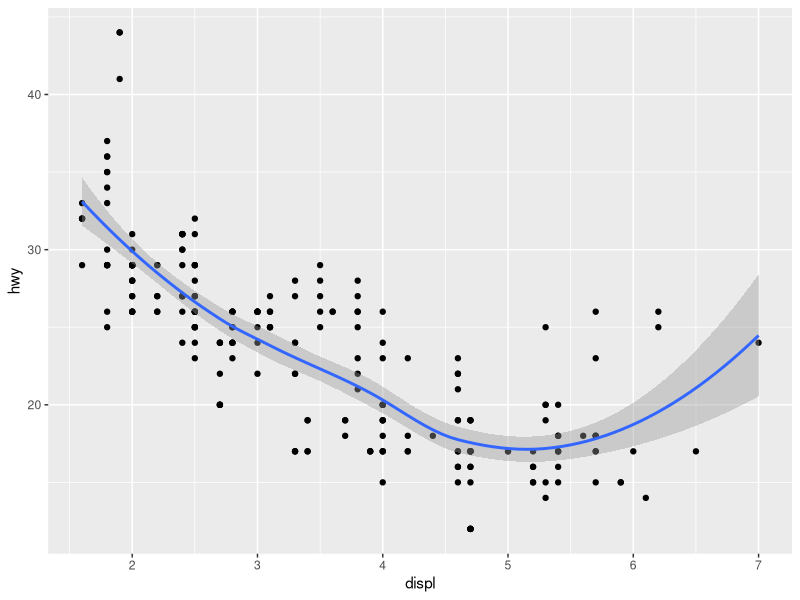
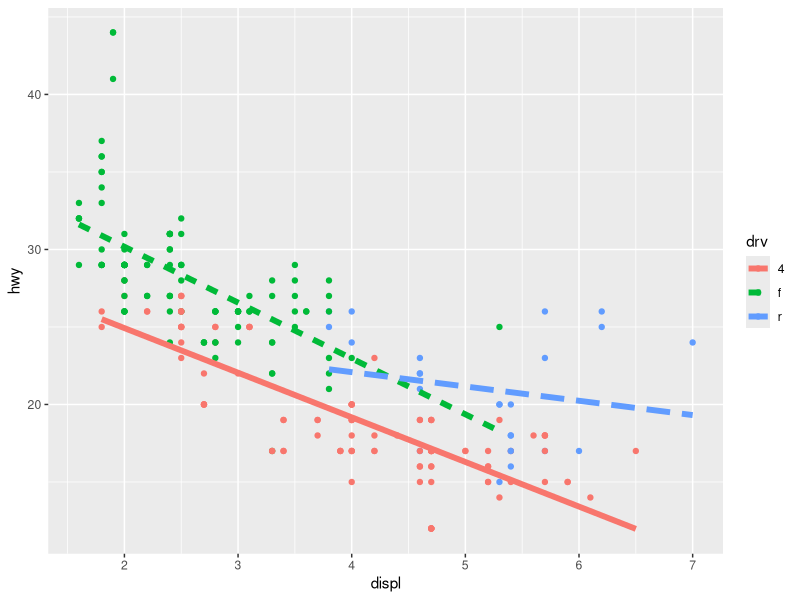
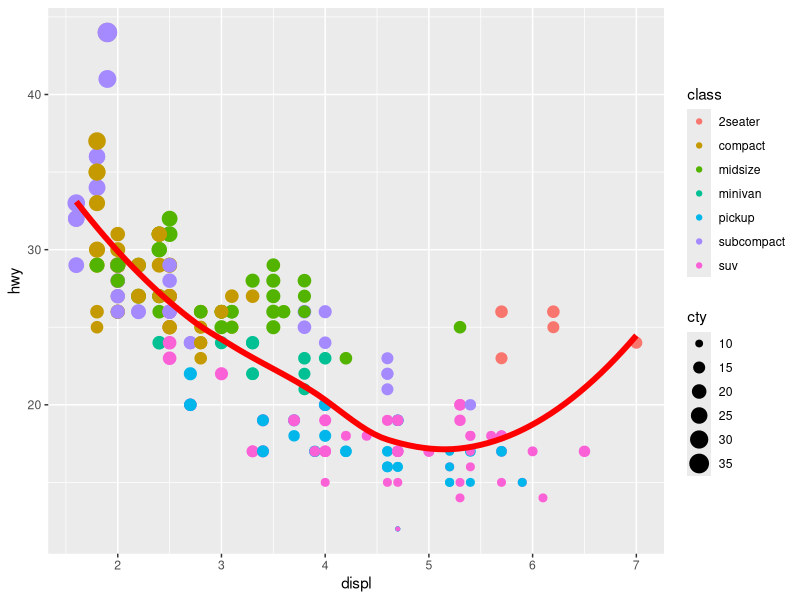
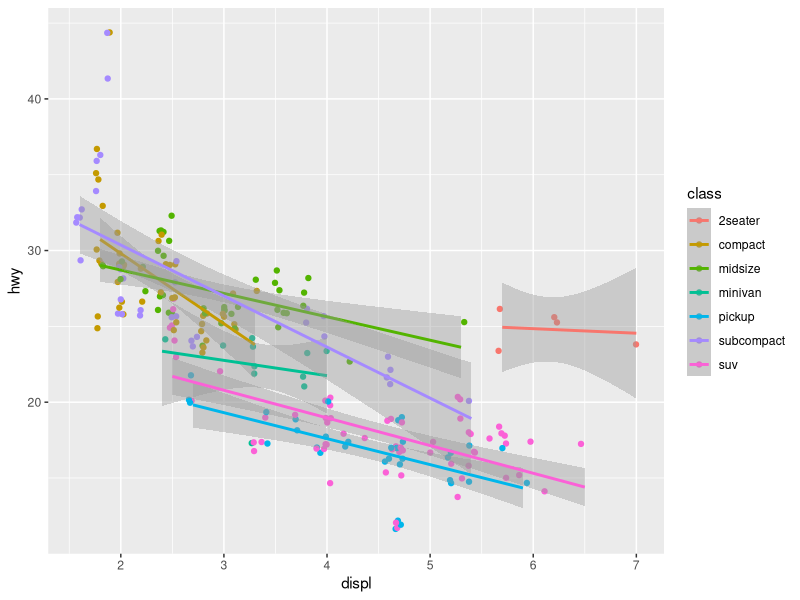
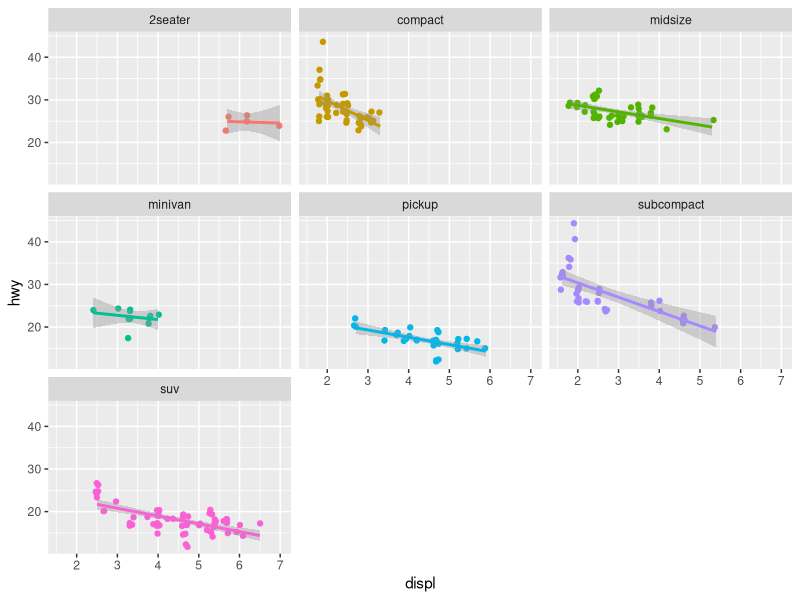
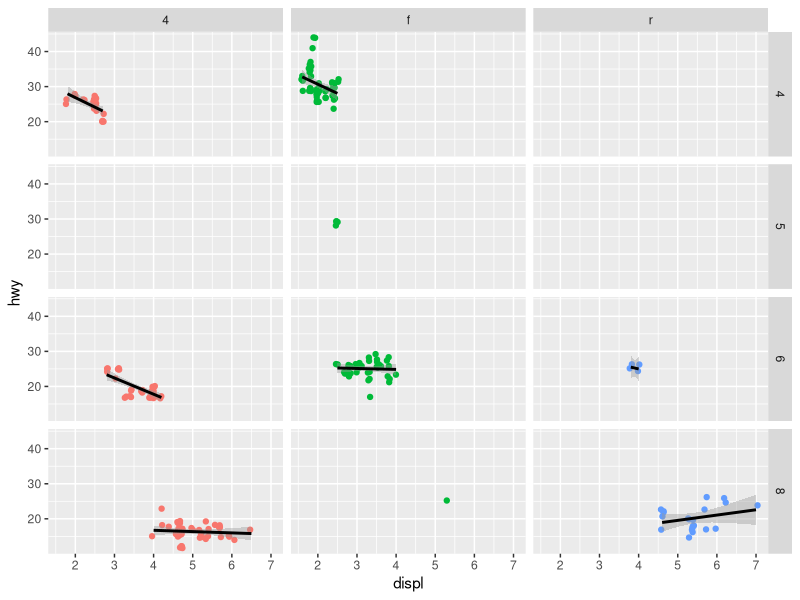
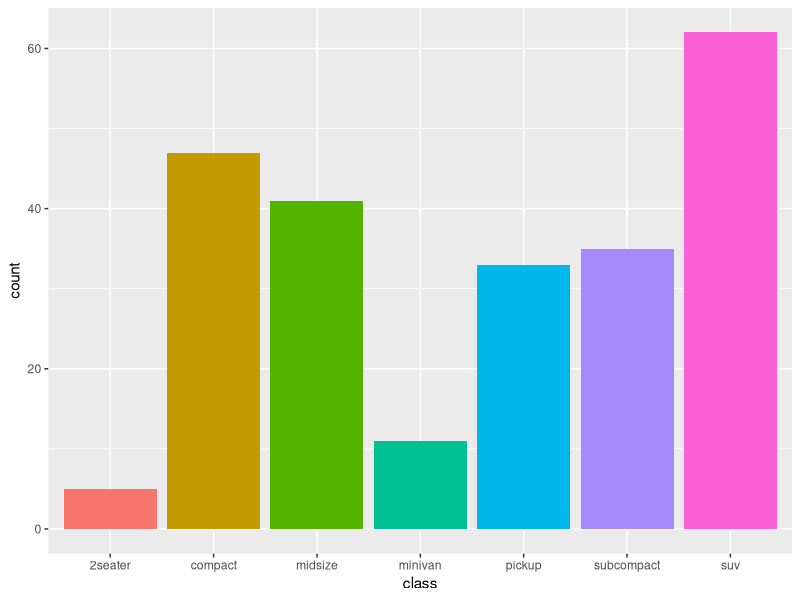
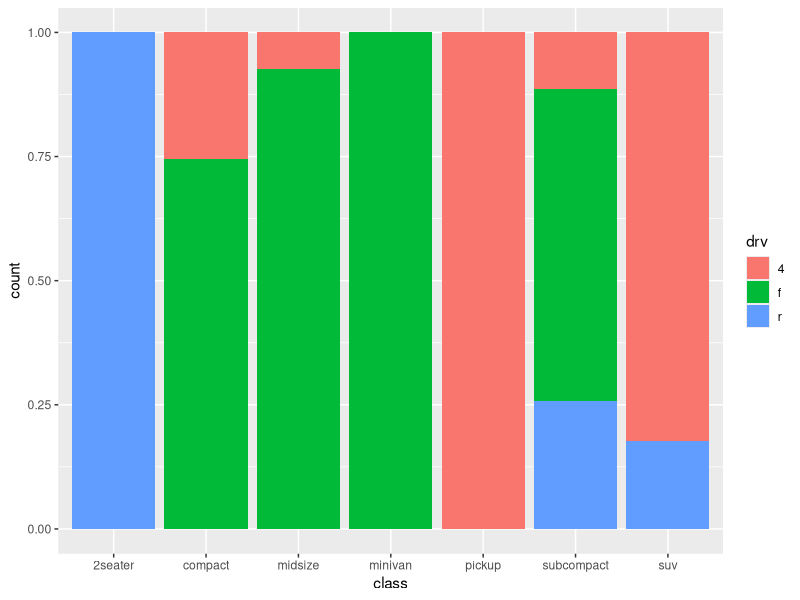

Write the R code that produced these figures, in order.
## ---- chunk 1
knitr::opts_chunk$set(echo = TRUE)
library(tidyverse)
## ---- chunk 2
ggplot(data = mpg, mapping = aes(x = displ, y = hwy)) +
  geom_point() +
  geom_smooth()
## ---- chunk 3
ggplot(data = mpg, mapping = aes(x = displ, y = hwy, color = drv)) +
  geom_point() +
  geom_smooth(mapping = aes(linetype = drv), method = "lm", se = FALSE, size = 2)
## ---- chunk 4
ggplot(data = mpg, mapping = aes(x = displ, y = hwy)) +
  geom_point(mapping = aes(color = class, size = cty)) +
  geom_smooth(se = FALSE, size = 2, color = "red")
## ---- chunk 5
ggplot(data = mpg, mapping = aes(x = displ, y = hwy, color = class)) +
  geom_point(position = "jitter") +
  geom_smooth(method = "lm")
## ---- chunk 6
ggplot(data = mpg, mapping = aes(x = displ, y = hwy, color = class)) +
  geom_point(position = "jitter", show.legend = FALSE) +
  geom_smooth(method = "lm", show.legend = FALSE) +
  facet_wrap(vars(class))
## ---- chunk 7
ggplot(data = mpg, mapping = aes(x = displ, y = hwy, color = drv)) +
  geom_point(position = "jitter", show.legend = FALSE) +
  geom_smooth(method = "lm", show.legend = FALSE, color = "black", size = 1) +
  facet_grid(rows = vars(as.factor(cyl)), cols = vars(drv))
## ---- chunk 8
ggplot(data = mpg, mapping = aes(x = class, fill = class)) +
  geom_bar(show.legend = FALSE)
## ---- chunk 9
ggplot(data = mpg, mapping = aes(x = class, fill = drv)) +
  geom_bar(position = "fill")
## ---- chunk 10
ggplot(data = mpg, mapping = aes(x = class, fill = drv)) +
  geom_bar(position = "dodge")
